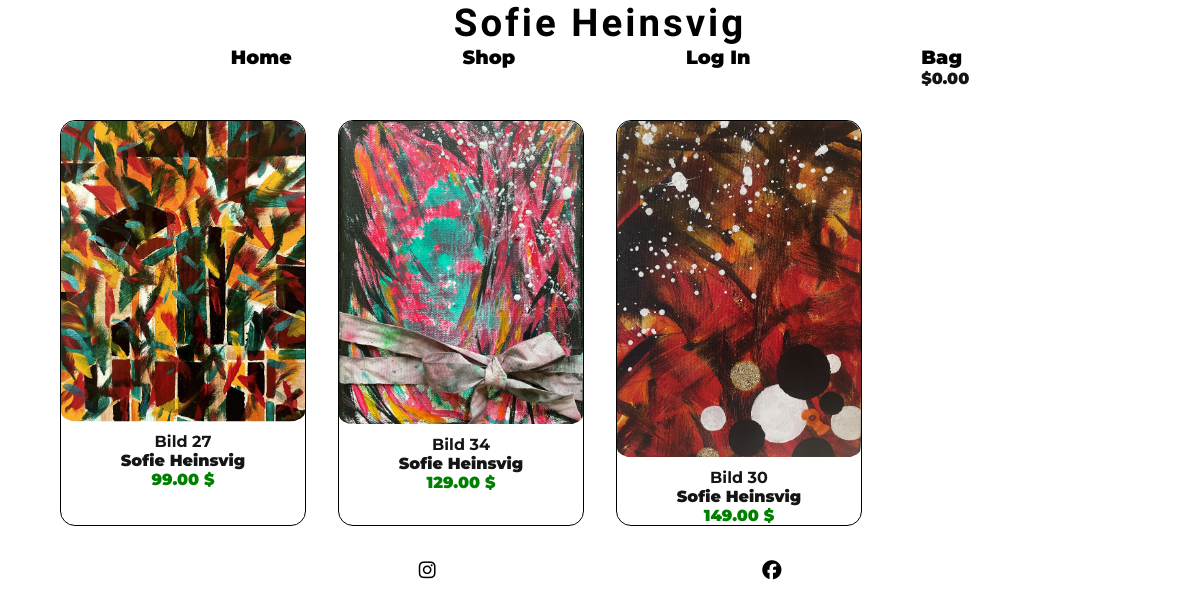
/store/, run on the app's committed database.
### store/models.py (models this page shows, shortened)
class Product(models.Model):
    name = models.CharField(max_length=255)
    description = models.TextField()
    price = models.DecimalField(max_digits=8, decimal_places=2)
    image = models.ImageField(upload_to='product_images/')
    category = models.ForeignKey(Category, on_delete=models.CASCADE)
    artist = models.ForeignKey(Artist, on_delete=models.CASCADE)
    created_at = models.DateTimeField(auto_now_add=True)

class Artist(models.Model):
    name = models.CharField(max_length=255)
    def __str__(self):
        return self.name

### store/views.py (the view)
# urls.py: path('', views.all_products, name='products'),
def all_products(request):
    products = Product.objects.all()
    context = {
        'products': products,
    }
    return render(request, 'store/store.html', context)

### bag/contexts.py (called while the page is built, shortened)
def bag_contents(request):
    bag_items = []
    total = 0
    product_count = 0
    bag = request.session.get('bag', {})
    context = {
        'bag_items': bag_items,
        'total': total,
        'product_count': product_count,
    }
    return context

### store/templates/store/store.html
{% extends "base.html" %}
{% load static %}
{% block content %}
    <div class="grid-container">
        {% for product in products %}
            <div class="product">
                <a href="{% url 'product_detail' product.pk %}">
                    <img src="{{ product.image.url }}" alt="{{ product.name }}">
                </a>
                <div class="product-info">
                    <span class="product-name">{{ product.name }}</span>
                    <br>
                    <span class="product-artist">{{ product.artist }}</span>
                    <br>
                    <span class="product-price">{{ product.price }} $</span>
                </div>
            </div>
        {% endfor %}
    </div>
{% endblock %}

### static/css/style.css (style rules this page uses)
* { margin: 0; padding: 0; box-sizing: border-box; }
body { font-family: Montserrat, sans-serif; color: #151515; position: relative; font-weight: 900; font-size: 1rem; width: 90vw; margin-inline: auto; }
a { text-decoration: none; color: black; font-size: 1.2em; }
img { max-width: 100%; }
.grid-container { display: grid; grid-template-columns: repeat(4, 1fr); gap: 2em; margin-inline: auto; margin-top: 2em; }
.product { border: 1px solid black; border-radius: 15px; }
.product img { width: 100%; height: auto; border-radius: 15px; padding-bottom: 0.3em; }
.product-info { text-align: center; }
.product-name { font-weight: bold; }
.product-price { color: green; }

### data on the page
Product: image (picture), name "Bild 27", artist "Sofie Heinsvig", price "99.00"
Product: image (picture), name "Bild 34", artist "Sofie Heinsvig", price "129.00"
Product: image (picture), name "Bild 30", artist "Sofie Heinsvig", price "149.00"
